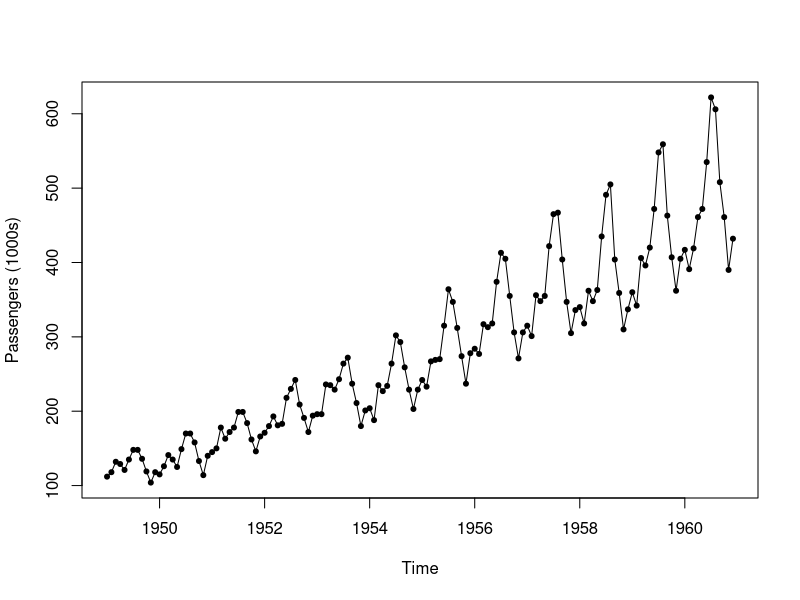
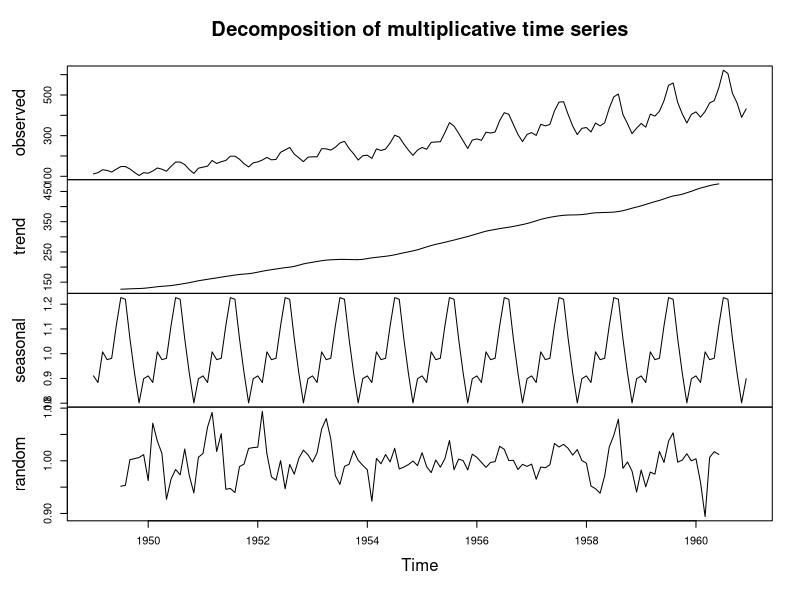
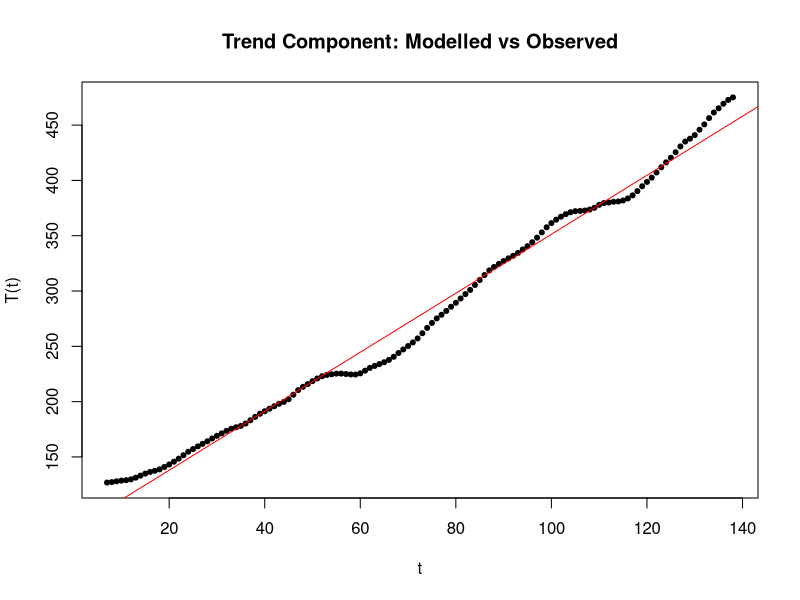
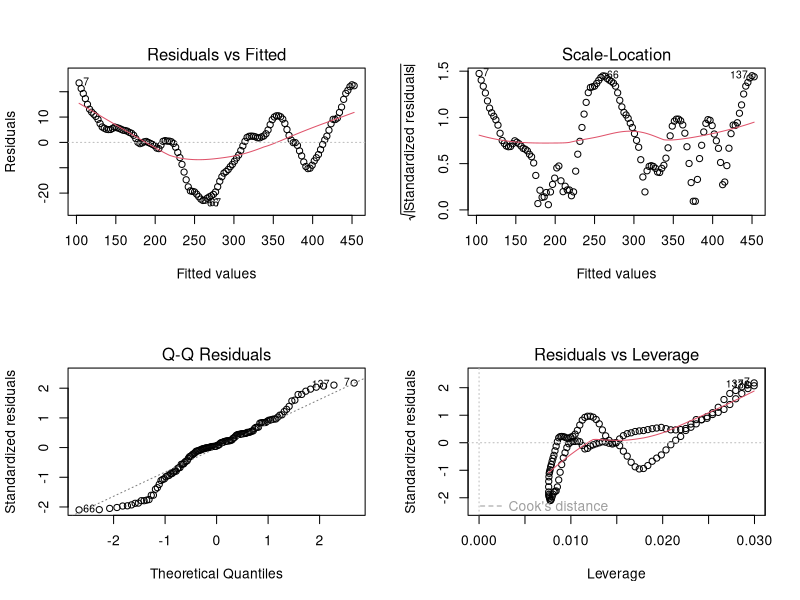
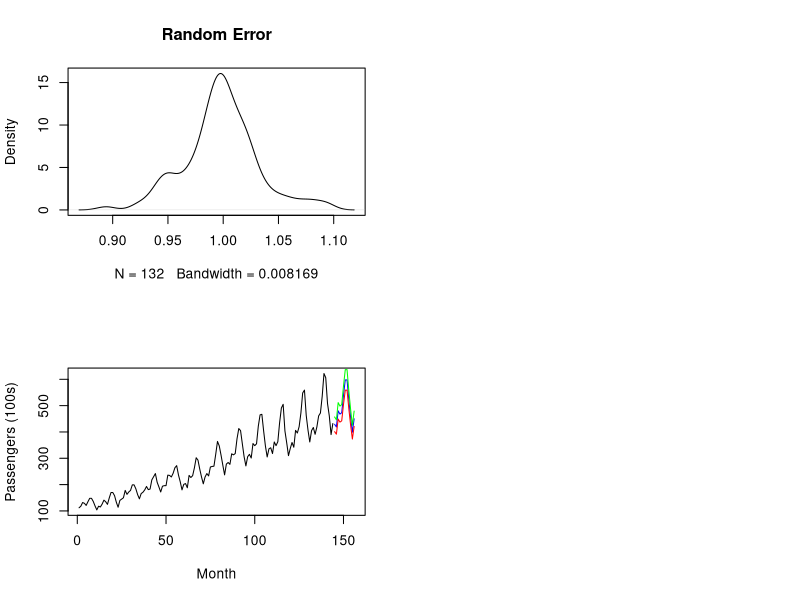

Write the R code that produced these figures, in order.
## ---- chunk 1
knitr::opts_chunk$set(echo = TRUE)
## ---- chunk 2
data("AirPassengers")
AP <- AirPassengers
## ---- chunk 3
plot(AP, ylab="Passengers (1000s)", type="o", pch =20)
## ---- chunk 4
AP.decompM <- decompose(AP, type = "multiplicative")
plot(AP.decompM)
## ---- chunk 5
t <- seq(1, 144, 1)
modelTrend <- lm(formula = AP.decompM$trend ~ t)
predT <- predict.lm(modelTrend, newdata = data.frame(t))

plot(AP.decompM$trend[7:138] ~ t[7:138], ylab="T(t)", xlab="t",
     type="p", pch=20, main = "Trend Component: Modelled vs Observed")
lines(predT, col="red")
## ---- chunk 6
layout(matrix(c(1,2,3,4),2,2))
plot(modelTrend)
summary(modelTrend)
## ---- chunk 7
Data1961 <- data.frame("T" = 2.667*seq(145, 156, 1) + 84.648, S=rep(0,12), e=rep(0,12),
                       row.names = c("Jan", "Feb", "Mar", "Apr", "May", "Jun", "Jul", "Aug", "Sep", "Oct", "Nov", "Dec"))
Data1961
## ---- chunk 8
AP.decompM$seasonal
## ---- chunk 9
Data1961$S <- unique(AP.decompM$seasonal)
Data1961
## ---- chunk 10
plot(density(AP.decompM$random[7:138]),
             main="Random Error") #Values 1:6 & 139:44 are NA
## ---- chunk 11
mean(AP.decompM$random[7:138])
## ---- chunk 12
Data1961$e <- 1
Data1961
## ---- chunk 13
sd_error <- sd(AP.decompM$random[7:138])
sd_error
## ---- chunk 14
Data1961$R <- Data1961$T * Data1961$S * Data1961$e                  #Realistic Estimation
Data1961$O <- Data1961$T * Data1961$S * (Data1961$e+1.95*sd_error)  #Optimistic Estimation
Data1961$P <- Data1961$T * Data1961$S * (Data1961$e-1.95*sd_error)  #Pessimistic Estimation
Data1961
## ---- chunk 15
xr = c(1,156)
plot(AP.decompM$x, xlim=xr, ylab = "Passengers (100s)", xlab = "Month")
lines(data.frame(AP.decompM$x))
lines(Data1961$R, x=seq(145,156,1), col="blue")
lines(Data1961$O, x=seq(145,156,1), col="green")
lines(Data1961$P, x=seq(145,156,1), col="red")
